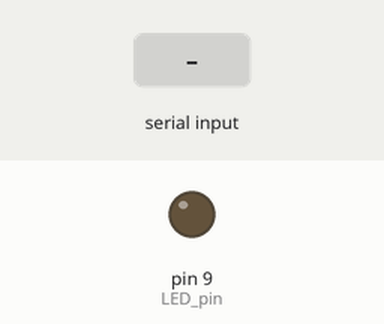
A sketch run on a simulated Arduino Uno, built with avr-gcc and run on an emulated ATmega328P. Parts: output pins drawn as LEDs (lit = HIGH). Inputs (shaded band) come from the test bench.

Above: at 1.2 s.
1.3 s: byte 30 received over Serial
At 1.6 s:
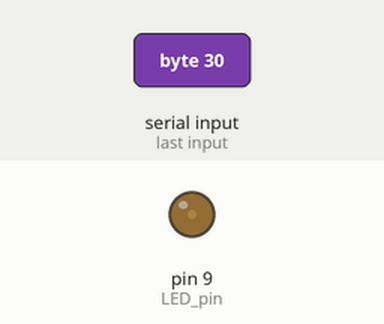
2.8 s: byte 90 received over Serial
At 3.9 s:
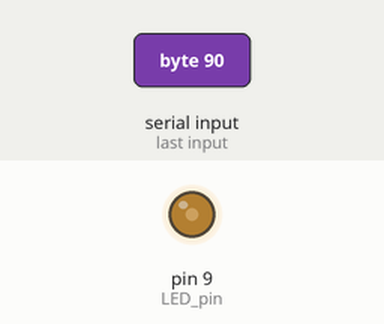
Timing chart, 0 to 5.8 s (numbered marks = the images above; inputs shaded):
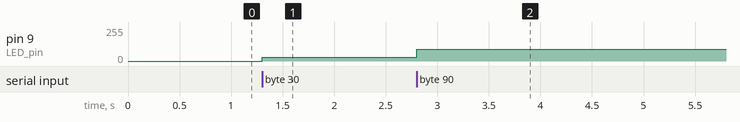

Measured:
- after the input at 1.3 s, pin 9 (LED_pin): 0/255 → 30/255 at once
- after the input at 2.8 s, pin 9 (LED_pin): 30/255 → 90/255 at once

The sketch:

03.ReceiveSerialData.ino
```cpp
const int LED_pin = 9;
int data = 0;

void setup() {
  Serial.begin(9600);
  pinMode(LED_pin, OUTPUT);
}

void loop() {
  if (Serial.available()) {
    data = Serial.read();
    analogWrite(LED_pin, data);
  }
}
```
